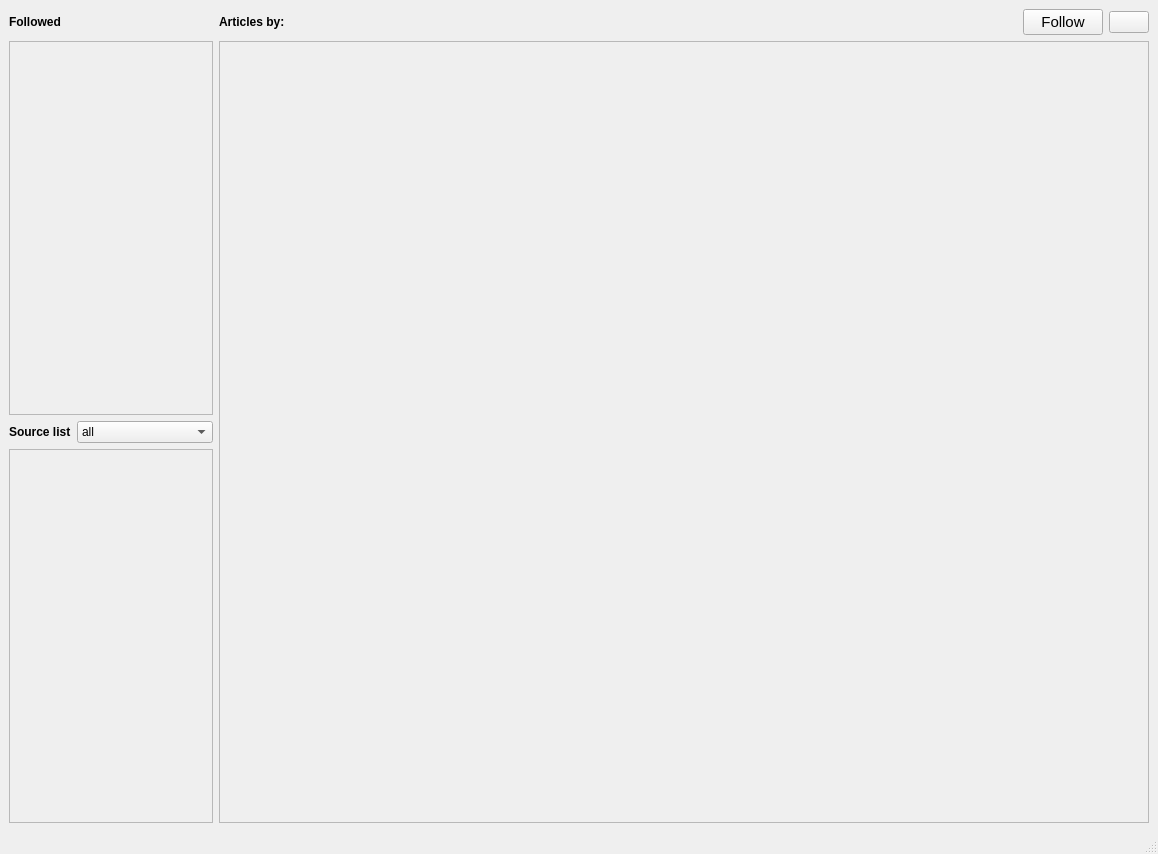
<?xml version="1.0" encoding="UTF-8"?>
<ui version="4.0">
 <class>MainWindow</class>
 <widget class="QMainWindow" name="MainWindow">
  <property name="geometry">
   <rect>
    <x>0</x>
    <y>0</y>
    <width>1158</width>
    <height>854</height>
   </rect>
  </property>
  <property name="windowTitle">
   <string>News</string>
  </property>
  <widget class="QWidget" name="centralwidget">
   <property name="sizePolicy">
    <sizepolicy hsizetype="Expanding" vsizetype="Expanding">
     <horstretch>0</horstretch>
     <verstretch>0</verstretch>
    </sizepolicy>
   </property>
   <layout class="QGridLayout" name="gridLayout">
    <item row="0" column="1">
     <layout class="QHBoxLayout" name="horizontalLayout_2">
      <item>
       <widget class="QLabel" name="articleByLabel">
        <property name="font">
         <font>
          <weight>75</weight>
          <bold>true</bold>
         </font>
        </property>
        <property name="text">
         <string>Articles by: </string>
        </property>
       </widget>
      </item>
      <item>
       <widget class="QPushButton" name="followBtn">
        <property name="sizePolicy">
         <sizepolicy hsizetype="Fixed" vsizetype="Fixed">
          <horstretch>0</horstretch>
          <verstretch>0</verstretch>
         </sizepolicy>
        </property>
        <property name="font">
         <font>
          <pointsize>11</pointsize>
          <weight>50</weight>
          <bold>false</bold>
          <kerning>true</kerning>
         </font>
        </property>
        <property name="text">
         <string>Follow</string>
        </property>
        <property name="iconSize">
         <size>
          <width>24</width>
          <height>24</height>
         </size>
        </property>
       </widget>
      </item>
      <item>
       <widget class="QPushButton" name="refreshBtn">
        <property name="enabled">
         <bool>true</bool>
        </property>
        <property name="sizePolicy">
         <sizepolicy hsizetype="Fixed" vsizetype="Fixed">
          <horstretch>0</horstretch>
          <verstretch>0</verstretch>
         </sizepolicy>
        </property>
        <property name="toolTip">
         <string/>
        </property>
        <property name="statusTip">
         <string>Refresh articles</string>
        </property>
        <property name="whatsThis">
         <string/>
        </property>
        <property name="text">
         <string/>
        </property>
        <property name="icon">
         <iconset>
          <normaloff>images/refresh.png</normaloff>images/refresh.png</iconset>
        </property>
        <property name="iconSize">
         <size>
          <width>18</width>
          <height>18</height>
         </size>
        </property>
        <property name="checkable">
         <bool>false</bool>
        </property>
       </widget>
      </item>
     </layout>
    </item>
    <item row="1" column="0">
     <layout class="QVBoxLayout" name="verticalLayout">
      <item>
       <widget class="QScrollArea" name="followScroll">
        <property name="sizePolicy">
         <sizepolicy hsizetype="Preferred" vsizetype="Preferred">
          <horstretch>0</horstretch>
          <verstretch>0</verstretch>
         </sizepolicy>
        </property>
        <property name="widgetResizable">
         <bool>true</bool>
        </property>
        <widget class="QWidget" name="scrollAreaWidgetContents_4">
         <property name="geometry">
          <rect>
           <x>0</x>
           <y>0</y>
           <width>241</width>
           <height>245</height>
          </rect>
         </property>
        </widget>
       </widget>
      </item>
      <item>
       <layout class="QHBoxLayout" name="horizontalLayout">
        <property name="spacing">
         <number>6</number>
        </property>
        <item>
         <widget class="QLabel" name="sourcelistLabel">
          <property name="sizePolicy">
           <sizepolicy hsizetype="Preferred" vsizetype="Preferred">
            <horstretch>0</horstretch>
            <verstretch>0</verstretch>
           </sizepolicy>
          </property>
          <property name="font">
           <font>
            <weight>75</weight>
            <bold>true</bold>
           </font>
          </property>
          <property name="text">
           <string>Source list</string>
          </property>
         </widget>
        </item>
        <item>
         <widget class="QComboBox" name="categoryCombobox">
          <item>
           <property name="text">
            <string>all</string>
           </property>
          </item>
          <item>
           <property name="text">
            <string>general</string>
           </property>
          </item>
          <item>
           <property name="text">
            <string>entertainment</string>
           </property>
          </item>
          <item>
           <property name="text">
            <string>gaming</string>
           </property>
          </item>
          <item>
           <property name="text">
            <string>business</string>
           </property>
          </item>
          <item>
           <property name="text">
            <string>politics</string>
           </property>
          </item>
          <item>
           <property name="text">
            <string>music</string>
           </property>
          </item>
          <item>
           <property name="text">
            <string>science-and-nature</string>
           </property>
          </item>
          <item>
           <property name="text">
            <string>sport</string>
           </property>
          </item>
          <item>
           <property name="text">
            <string>technology</string>
           </property>
          </item>
         </widget>
        </item>
       </layout>
      </item>
      <item>
       <widget class="QScrollArea" name="sourcesScroll">
        <property name="sizePolicy">
         <sizepolicy hsizetype="Preferred" vsizetype="Preferred">
          <horstretch>0</horstretch>
          <verstretch>0</verstretch>
         </sizepolicy>
        </property>
        <property name="widgetResizable">
         <bool>true</bool>
        </property>
        <widget class="QWidget" name="scrollAreaWidgetContents_2">
         <property name="geometry">
          <rect>
           <x>0</x>
           <y>0</y>
           <width>241</width>
           <height>245</height>
          </rect>
         </property>
        </widget>
       </widget>
      </item>
     </layout>
    </item>
    <item row="1" column="1">
     <widget class="QScrollArea" name="articleScroll">
      <property name="widgetResizable">
       <bool>true</bool>
      </property>
      <widget class="QWidget" name="scrollAreaWidgetContents">
       <property name="geometry">
        <rect>
         <x>0</x>
         <y>0</y>
         <width>887</width>
         <height>753</height>
        </rect>
       </property>
      </widget>
     </widget>
    </item>
    <item row="0" column="0">
     <widget class="QLabel" name="label">
      <property name="font">
       <font>
        <weight>75</weight>
        <bold>true</bold>
       </font>
      </property>
      <property name="text">
       <string>Followed</string>
      </property>
     </widget>
    </item>
   </layout>
  </widget>
  <widget class="QMenuBar" name="menubar">
   <property name="geometry">
    <rect>
     <x>0</x>
     <y>0</y>
     <width>1158</width>
     <height>25</height>
    </rect>
   </property>
  </widget>
  <widget class="QStatusBar" name="statusbar"/>
 </widget>
 <resources/>
 <connections/>
</ui>
